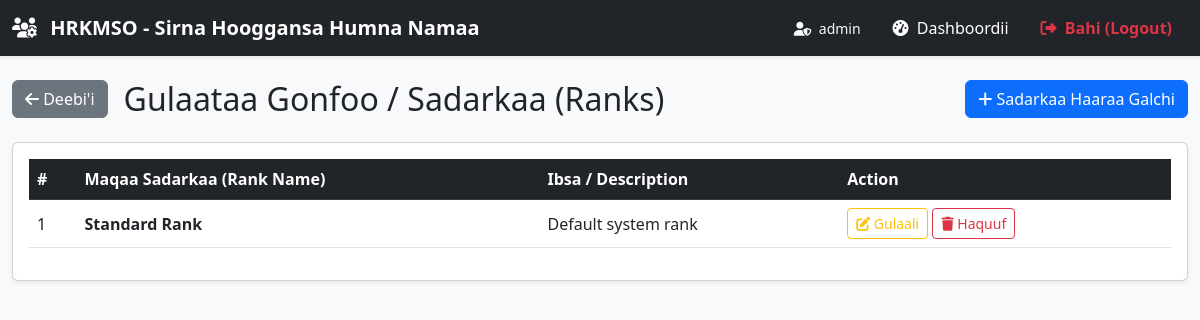
The page /ranks (signed in) on the database its author committed.
### models.py (models this page shows)
class User(UserMixin, db.Model):
    __tablename__ = 'user'
    id = db.Column(db.Integer, primary_key=True)
    username = db.Column(db.String(150), unique=True, nullable=False)
    password = db.Column(db.String(200), nullable=False)
    role = db.Column(db.String(50), nullable=False, default='user')
    branch_id = db.Column(db.Integer, db.ForeignKey('branch.id'), nullable=True)
    branch = db.relationship('Branch', backref=db.backref('users', lazy=True))

class Rank(db.Model):
    __tablename__ = 'rank'
    id = db.Column(db.Integer, primary_key=True)
    name = db.Column(db.String(100), nullable=False)
    description = db.Column(db.Text, nullable=True)

### app.py (the view, shortened to what this page needs)
@app.route('/ranks', methods=['GET', 'POST'])
@login_required
def ranks():
    all_ranks = Rank.query.all()
    return render_template('ranks.html', ranks=all_ranks)

### app.py (called while the page is built)
@login_manager.user_loader
def load_user(user_id):
    return db.session.get(User, int(user_id))

### templates/ranks.html (shortened to what this page needs)
{% extends "base.html" %}
{% block content %}
<div class="container-fluid py-4">
    <div class="row mb-4">
        <div class="col-12 d-flex justify-content-between align-items-center">
            <div class="d-flex align-items-center gap-3">
                <a href="{{ url_for('dashboard') }}" class="btn btn-secondary">
                    <i class="fas fa-arrow-left"></i> Deebi'i
                </a>
                <h2 class="mb-0">Gulaataa Gonfoo / Sadarkaa (Ranks)</h2>
            </div>
            <button type="button" class="btn btn-primary" data-bs-toggle="modal" data-bs-target="#addRankModal">
                <i class="fas fa-plus"></i> Sadarkaa Haaraa Galchi
            </button>
        </div>
    </div>
    <div class="card shadow-sm">
        <div class="card-body">
            <div class="table-responsive">
                <table class="table table-hover align-middle">
                    <thead class="table-dark">
                        <tr>
                            <th>#</th>
                            <th>Maqaa Sadarkaa (Rank Name)</th>
                            <th>Ibsa / Description</th>
                            <th>Action</th>
                        </tr>
                    </thead>
                    <tbody>
                        {% if ranks %}
                            {% for rank in ranks %}
                            <tr>
                                <td>{{ loop.index }}</td>
                                <td><strong>{{ rank.name }}</strong></td>
                                <td>{{ rank.description if rank.description else '-' }}</td>
                                <td>
                                    <a href="#" class="btn btn-sm btn-outline-warning">
                                        <i class="fas fa-edit"></i> Gulaali
                                    </a>
                                    <a href="#" class="btn btn-sm btn-outline-danger">
                                        <i class="fas fa-trash"></i> Haquuf
                                    </a>
                                </td>
                            </tr>
                            {% endfor %}
                        {% else %}
                            <tr>
                                <td colspan="4" class="text-center py-4 text-muted">
                                    Daataan sadarkaa (rank) galmaa'e hin jiru.
                                </td>
                            </tr>
                        {% endif %}
                    </tbody>
                </table>
            </div>
        </div>
    </div>
</div>
{% endblock %}

### templates/base.html (shortened to what this page needs)
<!DOCTYPE html>
<html lang="om">
<head>
    <link href="https://cdn.jsdelivr.net/npm/bootstrap@5.3.0/dist/css/bootstrap.min.css" rel="stylesheet">
    <link rel="stylesheet" href="https://cdnjs.cloudflare.com/ajax/libs/font-awesome/6.4.0/css/all.min.css">
</head>
<body class="bg-light">
    <nav class="navbar navbar-expand-lg navbar-dark bg-dark shadow-sm">
        <div class="container-fluid">
            <a class="navbar-brand fw-bold" href="{{ url_for('dashboard') }}">
                <i class="fas fa-users-cog me-2"></i> HRKMSO - Sirna Hooggansa Humna Namaa
            </a>
            <div class="collapse navbar-collapse" id="navbarNav">
                <ul class="navbar-nav ms-auto align-items-lg-center">
                    {% if current_user.is_authenticated %}
                    <li class="nav-item me-3">
                        <span class="text-light small"><i class="fas fa-user-shield me-1"></i> {{ current_user.username if current_user.username else current_user.role }}</span>
                    </li>
                    <li class="nav-item">
                        <a class="nav-link px-3 active" href="{{ url_for('dashboard') }}">
                            <i class="fas fa-tachometer-alt me-1"></i> Dashboordii
                        </a>
                    </li>
                    <li class="nav-item">
                        <a class="nav-link px-3 text-danger fw-semibold" href="{{ url_for('logout') }}">
                            <i class="fas fa-sign-out-alt me-1"></i> Bahi (Logout)
                        </a>
                    </li>
                    {% endif %}
                </ul>
            </div>
        </div>
    </nav>
    <main>
        {% block content %}{% endblock %}
    </main>
</body>
</html>

### rows shown on the page
User: username "admin"
Rank: name "Standard Rank", description "Default system rank"
